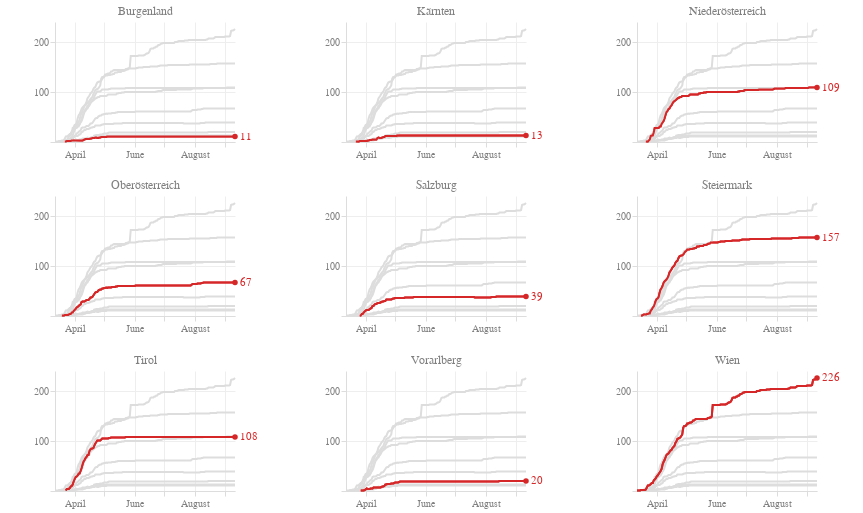

Source (notebook cell):
### Code cell
df_death = df[counties_death]

def c_line(att='total_confirmed',col='blue',scaleType='linear',label='value',highlight=False):
    the_base = alt.Chart(df_death, width=180, height=120).transform_filter(
        alt.datum[att] > 0  
    ).transform_timeunit(
        date='yearmonthdate(dataTime)'
    ).transform_aggregate(
        max_att='max('+att+')',
        groupby=['date']
    )
    
    the_chart = the_base.mark_line(
        color=col,
        size=2
    ).encode(
        alt.X('date:T', title=''),
        alt.Y('max_att:Q', scale=alt.Scale(type=scaleType), title='', axis=alt.Axis(minExtent=50))
    )

    if highlight is False:
        return the_chart

    the_tooltip = the_base.mark_circle(
        color=col,
        size=200,
        opacity=0
    ).encode(
        alt.X('date:T', title=''),
        alt.Y('max_att:Q', scale=alt.Scale(type=scaleType), title='', axis=alt.Axis(minExtent=50)),
        tooltip=[alt.Tooltip('date:T', title='Datum'), alt.Tooltip('max_att:Q', title=label)]
    )
    
    the_highlight = the_base.transform_window(
        sort=[alt.SortField("date", order="descending")], 
        rank="rank(date)"
    ).transform_filter(
        alt.datum.rank == 1
    )
    
    the_text = the_highlight.mark_text(
        align='left',
        color=col,
        dx=5,
        width=500
    ).encode(
        alt.X('date:T'),
        alt.Y('max_att:Q', scale=alt.Scale(type=scaleType), title=''),
        text=alt.Text("max_att:Q")
    )
    
    # transparent dummy text so every small multiple has the same right padding
    the_alibi_text = the_highlight.mark_text(
        align='left',
        color=col,
        dx=5,
        opacity=0
    ).encode(
        alt.X('date:T'),
        alt.Y('max_att:Q', scale=alt.Scale(type=scaleType), title=''),
        text=alt.value('100000')
    )
    
    the_mark = the_highlight.mark_circle(
        color=col,
        opacity=1
    ).encode(
        alt.X('date:T'),
        alt.Y('max_att:Q', scale=alt.Scale(type=scaleType), title=''),
    )
    
    return the_chart + the_alibi_text + the_text + the_mark + the_tooltip

# ['B', 'K', 'Noe', 'Ooe', 'S', 'St', 'T', 'V', 'W']
def county_sm(highlight='T',title='Tirol'):
    highlight_color='#d62728'
    blur='#ddd'
    c_B = c_line('B_death', highlight_color if highlight=='B' else blur, 'linear', 'Burgenland')
    c_K = c_line('K_death', highlight_color if highlight=='K' else blur, 'linear', 'Kärnten')
    c_Noe = c_line('Noe_death', highlight_color if highlight=='Noe' else blur, 'linear', 'Niederösterreich')
    c_Ooe = c_line('Ooe_death', highlight_color if highlight=='Ooe' else blur, 'linear', 'Oberösterreich')
    c_S = c_line('S_death', highlight_color if highlight=='S' else blur, 'linear', 'Salzburg')
    c_St = c_line('St_death', highlight_color if highlight=='St' else blur, 'linear', 'Steiermark')
    c_T = c_line('T_death', highlight_color if highlight=='T' else blur, 'linear', 'Tirol')
    c_V = c_line('V_death', highlight_color if highlight=='V' else blur, 'linear', 'Vorarlberg')
    c_W = c_line('W_death', highlight_color if highlight=='W' else blur, 'linear', 'Wien')
    c_highlight = c_line(highlight+'_death', highlight_color, 'linear', title, True)

    return alt.layer(c_B, c_K, c_Noe, c_Ooe, c_S, c_St, c_T, c_V, c_W, c_highlight).properties(title=title)

chart_death = (
    (county_sm('B', 'Burgenland') |
    county_sm('K', 'Kärnten') |
    county_sm('Noe', 'Niederösterreich')) &
    (county_sm('Ooe', 'Oberösterreich') |
    county_sm('S', 'Salzburg') |
    county_sm('St', 'Steiermark')) &
    (county_sm('T', 'Tirol') |
    county_sm('V', 'Vorarlberg') |
    county_sm('W', 'Wien'))
).configure_axis(
    grid=True,
    gridColor="#eee",
    domainColor="#ddd",
    tickColor="#ddd",
    labelColor="gray",
    labelBound=True,
).configure_view(
    strokeWidth=0
).configure_title(
    fontSize=12,
    fontWeight='normal',
#     anchor='start',
    color='gray'
)
    
chart_death
